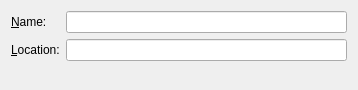
<ui version="4.0" >
 <class>BookmarkDialog</class>
 <widget class="QDialog" name="BookmarkDialog" >
  <property name="geometry" >
   <rect>
    <x>0</x>
    <y>0</y>
    <width>354</width>
    <height>90</height>
   </rect>
  </property>
  <layout class="QVBoxLayout" >
   <item>
    <layout class="QGridLayout" >
     <item row="0" column="0" >
      <widget class="QLabel" name="label" >
       <property name="text" >
        <string>&amp;Name:</string>
       </property>
       <property name="buddy" >
        <cstring>name</cstring>
       </property>
      </widget>
     </item>
     <item row="0" column="1" >
      <widget class="QLineEdit" name="name" />
     </item>
     <item row="1" column="0" >
      <widget class="QLabel" name="label_2" >
       <property name="text" >
        <string>&amp;Location:</string>
       </property>
       <property name="buddy" >
        <cstring>location</cstring>
       </property>
      </widget>
     </item>
     <item row="1" column="1" >
      <widget class="QLineEdit" name="location" />
     </item>
    </layout>
   </item>
   <item>
    <spacer>
     <property name="orientation" >
      <enum>Qt::Vertical</enum>
     </property>
     <property name="sizeHint" >
      <size>
       <width>336</width>
       <height>16</height>
      </size>
     </property>
    </spacer>
   </item>
   <item>
    <widget class="QDialogButtonBox" name="buttonBox" >
     <property name="orientation" >
      <enum>Qt::Horizontal</enum>
     </property>
    </widget>
   </item>
  </layout>
 </widget>
 <resources/>
 <connections>
  <connection>
   <sender>buttonBox</sender>
   <signal>accepted()</signal>
   <receiver>BookmarkDialog</receiver>
   <slot>accept()</slot>
   <hints>
    <hint type="sourcelabel" >
     <x>248</x>
     <y>254</y>
    </hint>
    <hint type="destinationlabel" >
     <x>157</x>
     <y>274</y>
    </hint>
   </hints>
  </connection>
  <connection>
   <sender>buttonBox</sender>
   <signal>rejected()</signal>
   <receiver>BookmarkDialog</receiver>
   <slot>reject()</slot>
   <hints>
    <hint type="sourcelabel" >
     <x>316</x>
     <y>260</y>
    </hint>
    <hint type="destinationlabel" >
     <x>286</x>
     <y>274</y>
    </hint>
   </hints>
  </connection>
 </connections>
</ui>
